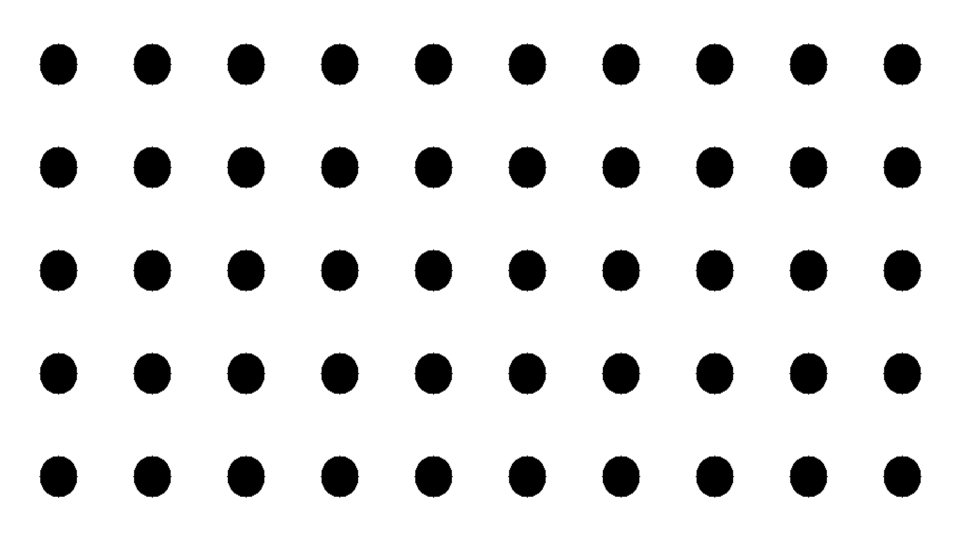
#> input picture sample/circleboard10x5.png, 1920 x 1080 px (shown at 1/2 size)
$ python circle_get_point.py   (Python 2 division)
#> lines starting #> are read from the running program, lines starting #| are printed output that depends on the picture; after the words box and inside, x2 and y2 are one past the last pixel; in counts of white or black regions, pixels touching at a corner belong together; long printed decimals are rounded
import argparse
import cv2
import numpy as np

# termination criteria
criteria = (cv2.TERM_CRITERIA_EPS + cv2.TERM_CRITERIA_MAX_ITER, 30, 0.001)

# prepare object points, like (0,0,0), (1,0,0), (2,0,0) ....,(6,5,0)
objp = np.zeros((6*7,3), np.float32)
objp[:,:2] = np.mgrid[0:7,0:6].T.reshape(-1,2)

objpoints = [] # 3d point in real world space
imgpoints = [] # 2d points in image plane.

def main():

    chessboard = cv2.imread('circleboard10x5.png',1)
#> chessboard is the input picture: shape (1080, 1920, 3); min 0, max 255, mean 225.1
    #ch = 1920
    #cw = 1080
    #chessboard = cv2.resize(chessboard,(ch,cw))
    print chessboard.shape[:2]
#| (1080, 1920)

    ret2, circles = cv2.findCirclesGrid(chessboard, (10,5), flags = cv2.CALIB_CB_SYMMETRIC_GRID)
#> ret2 = True; circles = 50 rows, first 8: [116.7, 128.3], [304.2, 128.3], [491.7, 128.3], [679.2, 128.3], [866.7, 128.3], [1054.2, 128.3], [1241.7, 128.3], [1429.2, 128.3]

    if ret2 == True:
        objpoints.append(objp)
        imgpoints.append(circles)
        cv2.drawChessboardCorners(chessboard, (10, 5), circles, ret2)
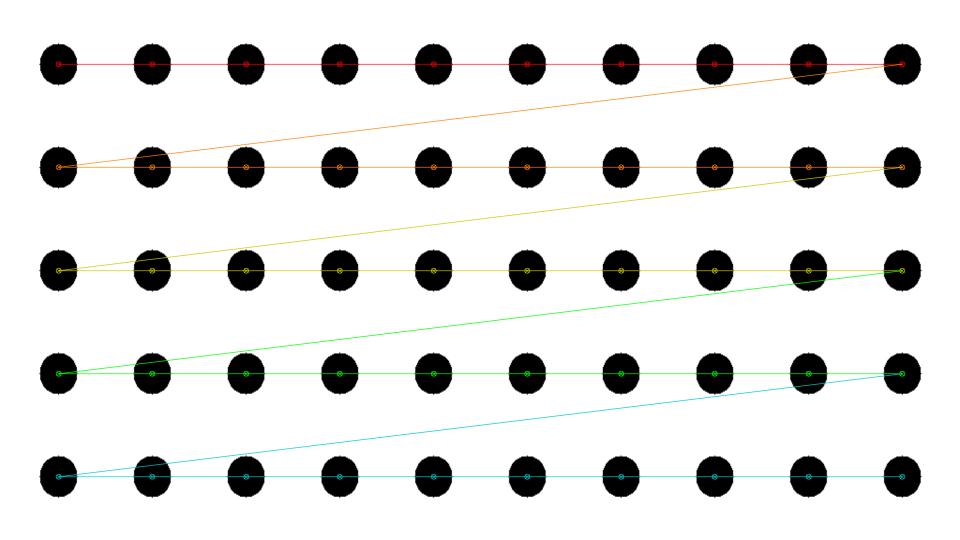
#> chessboard: shape (1080, 1920, 3) (shown at 1/2 size); 2.39% of pixels changed, all inside (x1, y1, x2, y2) = (111, 122, 1811, 960)
        print circles[0][0]
#| [116.717 128.3404 ]
        print circles[8][0]
#| [1616.7184   128.340]
        print circles[49][0]
#| [1804.1636  952.7331]
        print circles[41][0]
#| [304.1648 952.7331]


    cv2.imshow('img', chessboard)
    #cv2.imshow('inv_img',invgray)
    cv2.waitKey(0)

    cv2.destroyAllWindows()

if __name__ == '__main__':
    main()
